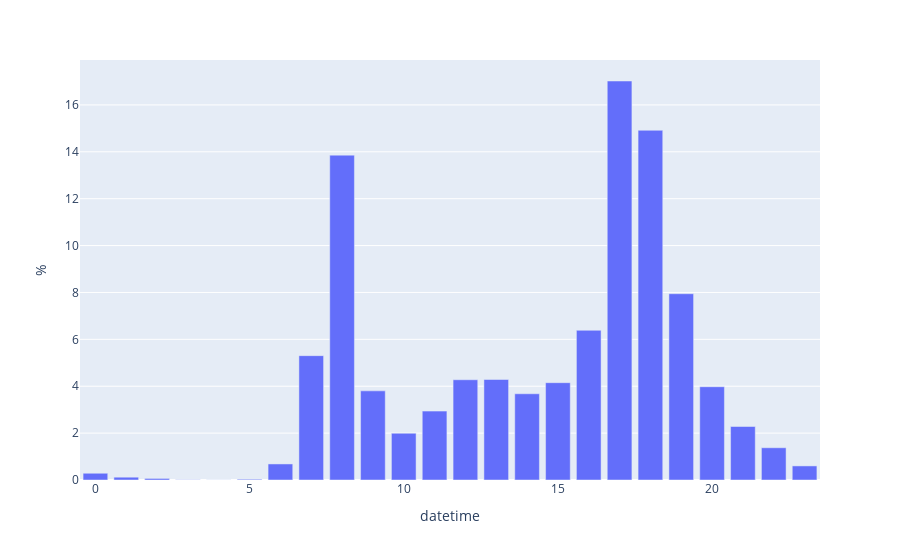

Notebook code cell kept with this figure:
### Markdown cell above
Das Ergebniss scheint plausibel zu sein, da die meisten Duplikate während der Rush-Hour vorkommen, deswegen behalten wir die Duplikate im DF

### Code cell
px.bar(dup_hourly.reset_index(), x = 'datetime', y = '%')

### Figure 1 — Plotly figure (JSON) as saved in the notebook; plotly's stock layout.template omitted (floating-point values rounded to 4 significant figures)
{"data": [{"alignmentgroup": "True", "hovertemplate": "datetime=%{x}<br>%=%{y}<extra></extra>", "legendgroup": "", "marker": {"color": "#636efa", "pattern": {"shape": ""}}, "name": "", "offsetgroup": "", "orientation": "v", "showlegend": false, "textposition": "auto", "type": "bar", "x": [0, 1, 2, 3, 4, 5, 6, 7, 8, 9, 10, 11, 12, 13, 14, 15, 16, 17, 18, 19, 20, 21, 22, 23], "xaxis": "x", "y": [0.2879, 0.1193, 0.06657, 0.00951, 0.003458, 0.03199, 0.6847, 5.304, 13.86, 3.802, 1.995, 2.939, 4.277, 4.287, 3.678, 4.152, 6.386, 17.02, 14.92, 7.946, 3.979, 2.282, 1.375, 0.6009], "yaxis": "y"}], "layout": {"barmode": "relative", "legend": {"tracegroupgap": 0}, "margin": {"t": 60}, "xaxis": {"anchor": "y", "domain": [0, 1], "title": {"text": "datetime"}}, "yaxis": {"anchor": "x", "domain": [0, 1], "title": {"text": "%"}}}}
